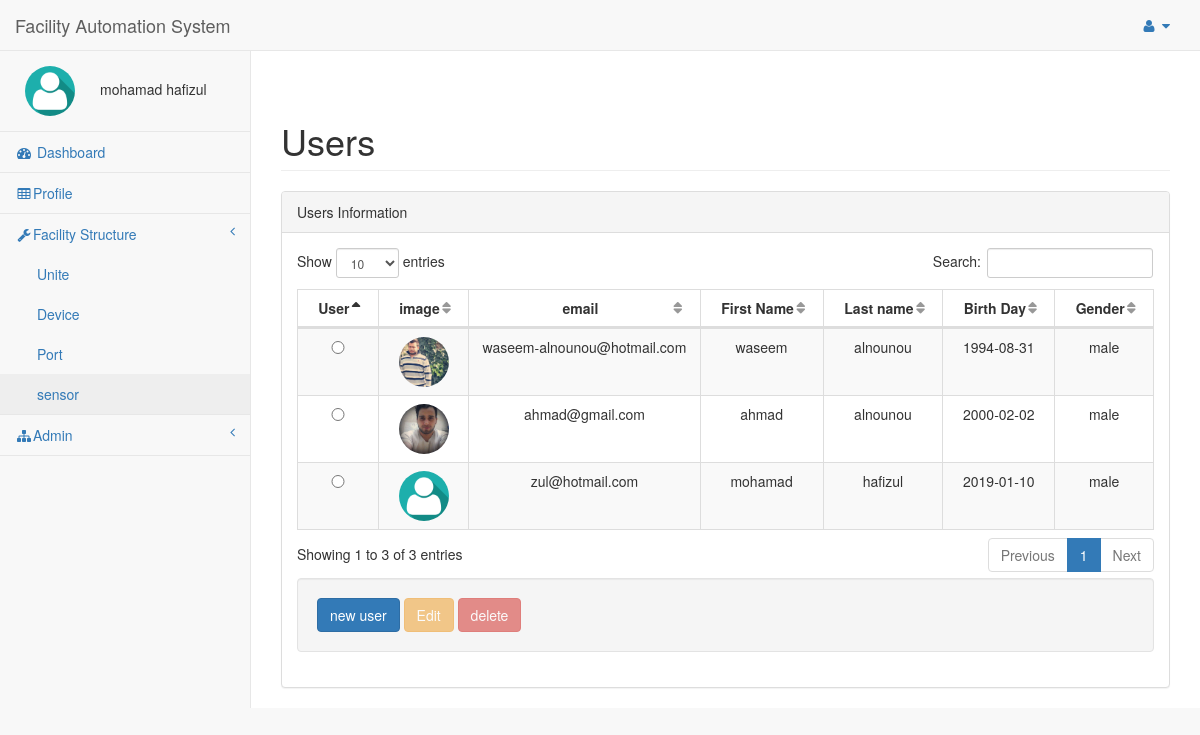
/FAS/pages/sensor.php (signed in), run on the app's committed database.
### tables this page shows
CREATE TABLE IF NOT EXISTS `user` (
  `Id` int(10) UNSIGNED NOT NULL AUTO_INCREMENT,
  `First_Name` varchar(30) DEFAULT NULL,
  `Last_Name` varchar(30) DEFAULT NULL,
  `password` varchar(30) NOT NULL,
  `email` varchar(50) DEFAULT NULL,
  `Img` varchar(50) DEFAULT NULL,
  `Birthday` date DEFAULT NULL,
  `Gender` int(11) DEFAULT NULL,
  PRIMARY KEY (`Id`)
);

### FAS/pages/sensor.php (the view, shortened to what this page needs)
<?php
try{
include("config.php");
 $UID=$_SESSION['user_Id'];
 $dbdis=FALSE;
     if($UID==NULL){
     Redirect('login.php', false);
   }else{
      $sql = "SELECT * FROM user WHERE Id ='$UID'";
      $result = mysqli_query($db,$sql);
      $row = mysqli_fetch_array($result,MYSQLI_ASSOC);
      $count = mysqli_num_rows($result);
      if($count == 1) {
         $user_name = $row["First_Name"]. " " .$row["Last_Name"];
         $user_Img=$row["Img"];
      }else{
          Redirect('login.php', false);
      }
   }
    function  filltable($db){
    if (!$db) {
    die("Connection failed: " . mysqli_connect_error());
}
else
{
 $sql = "SELECT * FROM user";
 $result = mysqli_query($db, $sql);
 $count = mysqli_num_rows($result);
    if ($count > 0) {
    while($row = mysqli_fetch_assoc($result)) {
    if($row["Gender"]==1){$g='male';}else{$g='female';}
    if($row['Img']==""){$img="/FAS/img/user/user.jpg";}else{$img=$row['Img'];}
        echo "<tr id='".$row["Id"]."' ><td>" . "<input type='radio'  class='btn btn-warning btn-lg btn-block' name='selectedrow' " . "value='".$row["Id"]."'/>". "</td><td>"."<img src='" .$img."' alt='user img' width='50' height='50' >". "</td><td data-value='email' >". $row["email"]. "</td><td data-value='fn' >".  $row["First_Name"]. "</td><td data-value='ln'>" . $row["Last_Name"]. "</td><td data-value='birthday'>" .  $row["Birthday"]. "</td><td data-value='gender'>". $g."</td></tr>";
    }
  }
else
{
    echo "0 results";
    }
  }
}
}
catch (Exception $e) {
    echo 'Caught exception: ',  $e->getMessage(), "\n";
}
?>
<!DOCTYPE html>
<html lang="en">
<head>
    <link href="../vendor/bootstrap/css/bootstrap.min.css" rel="stylesheet">
    <link href="../vendor/metisMenu/metisMenu.min.css" rel="stylesheet">
    <link href="../vendor/datatables-plugins/dataTables.bootstrap.css" rel="stylesheet">
    <link href="../vendor/datatables-responsive/dataTables.responsive.css" rel="stylesheet">
    <link href="../dist/css/sb-admin-2.css" rel="stylesheet">
    <link href="../vendor/font-awesome/css/font-awesome.min.css" rel="stylesheet" type="text/css">
</head>
<body>
    <div id="wrapper">
        <nav class="navbar navbar-default navbar-static-top" role="navigation" style="margin-bottom: 0">
            <div class="navbar-header">
  <a class="navbar-brand" href="index.php">Facility Automation System</a>
            </div>
            <ul class="nav navbar-top-links navbar-right">
                <li class="dropdown">
                    <a class="dropdown-toggle" data-toggle="dropdown" href="#">
                        <i class="fa fa-user fa-fw"></i> <i class="fa fa-caret-down"></i>
                    </a>
                </li>
            </ul>
            <div class="navbar-default sidebar" role="navigation">
                <div class="sidebar-nav navbar-collapse">
                    <ul class="nav" id="side-menu">
                        <li class="sidebar-search">
                              <div class="row" style="">
<?php
if($user_Img<>''){
    echo  "<img class='userimg' src="."$user_Img". " alt='user image' height='50' width='50' >";
}else
{
    echo  '<img  src="\FAS\img\user\user.jpg" class="userimg"  alt="user image" height="50 width="50" />';
    }
     echo $user_name;
?>
                         </div>
                        </li>
                        <li>
                            <a href="index.php"><i class="fa fa-dashboard fa-fw"></i> Dashboard</a>
                        </li>
                        <li>
                            <a href="tables.html"><i class="fa fa-table fa-fw"></i>Profile</a>
                        </li>
                        <li>
                            <a href="#"><i class="fa fa-wrench fa-fw"></i>Facility Structure<span class="fa arrow"></span></a>
                            <ul class="nav nav-second-level">
                                <li>
                                    <a href="Unite.php">Unite</a>
                                </li>
                                <li>
                                    <a href="Device.php">Device</a>
                                </li>
                                <li>
                                    <a href="Port.php">Port</a>
                                </li>
                                <li>
                                    <a href="sensor.php">sensor</a>
                                </li>
                            </ul>
                        </li>
                        <li>
                            <a href="#"><i class="fa fa-sitemap fa-fw"></i>Admin<span class="fa arrow"></span></a>
                        </li>
                    </ul>
                </div>
            </div>
        </nav>
        <div id="page-wrapper">
            <form  method="post">
            <div class="row">
                 <div class="panel-body">
                        </div>
                <div class="col-lg-12">
                    <h1 class="page-header">Users</h1>
                </div>
            </div>
            <div class="row">
                <div class="col-lg-12">
                    <div class="panel panel-default">
                        <div class="panel-heading">
                            Users Information
                        </div>
                        <div class="panel-body">
                            <table style="width: 100%" class="table table-striped table-bordered table-hover" id="dataTables-example">
                                <thead>
                                    <tr>
                                        <th>User</th>
                                         <th>image</th>
                                        <th>email</th>
                                        <th>First Name</th>
                                        <th>Last name</th>
                                        <th>Birth Day</th>
                                        <th>Gender</th>
                                    </tr>
                                </thead>
                                <tbody>
  <?php
    if($dbdis){filltable($db);}
  ?>
                                </tbody>
                            </table>
                            <div class="well">
                                  <input type="button" id="btnmodel" class="btn btn-primary" value="new user" data-toggle="modal" data-target="#myModal">
                                  <input type="button" disabled id="edt" class="btn btn-warning" alt="Edit"  value="Edit"  data-toggle="modal" data-target="#myModal"/>
                                  <input type="button" disabled id="dlt" class="btn btn-danger" alt="delete" name="" value="delete"/>
                            </div>
                        </div>
                    </div>
                </div>
            </div>
                 </form>
        </div>
    </div>
</body>
</html>

### FAS/pages/sensor.php (style rules this page uses)
img { border-radius: 50%; }
td,th { text-align:center; }
.userimg { border-radius: 50%; margin-top:0px ; margin-bottom:0px; margin-right:25px; margin-left: 25px; border:#808080 soild 2px; }

### data on the page
user: user_name "mohamad hafizul", shows a picture, email "zul@hotmail.com", First_Name "mohamad", Last_Name "hafizul", Birthday "2019-01-10", Gender "male"
user: Img (picture), email "waseem-alnounou@hotmail.com", First_Name "waseem", Last_Name "alnounou", Birthday "1994-08-31", Gender "male"
user: Img (picture), email "ahmad@gmail.com", First_Name "ahmad", Last_Name "alnounou", Birthday "2000-02-02", Gender "male"
